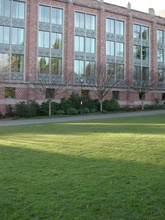
%> input picture data/campus_000.jpg, 165 x 220 px, shrunk from 480 x 640 before the run
$ octave --eval "result = detect_features_Harris(imread('../data/campus_000.jpg'));"   (GNU Octave 9; MATLAB toolbox functions it lacks are replaced by stand-ins)
%> lines starting %> are read from the running program, lines starting %| are printed output that depends on the picture; in (x1, y1, x2, y2) boxes, pixels count from 0 and x2, y2 are one past the last pixel; in counts of white or black regions, pixels touching at a corner belong together; the program's own positions count from 1
function [features, pyr, imp] = detect_features_Harris(img)
%%%Prewitt Operator Corner Detection.m
 %%%时间优化--相邻像素用取差的方法
 %%
Image = im2uint8(rgb2gray(img));
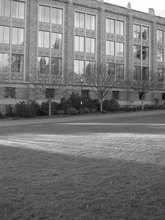
%> Image: size 220x165 uint8; min 2, max 255, mean 119.3


dx = [-1 0 1;-1 0 1;-1 0 1];  %dx：横向Prewitt差分模版
Ix2 = filter2(dx,Image).^2;
Iy2 = filter2(dx',Image).^2;
Ixy = filter2(dx,Image).*filter2(dx',Image);
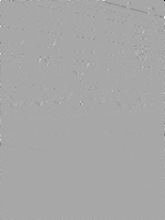
%> Ixy: size 220x165 double; min -258064, max 134379, mean -104.5; drawn with min black and max white

%生成 9*9高斯窗口。窗口越大，探测到的角点越少。
 h= fspecial('gaussian',9,2);
A = filter2(h,Ix2);       % 用高斯窗口差分Ix2得到A
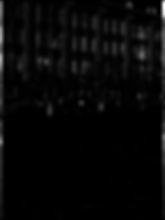
%> A: size 220x165 double; min 0, max 118330.3, mean 3636.4; drawn with min black and max white
B = filter2(h,Iy2);
C = filter2(h,Ixy);
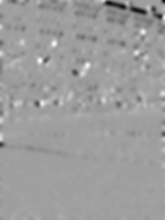
%> C: size 220x165 double; min -10756.8, max 6513.9, mean -103.1; drawn with min black and max white
nrow = size(Image,1);
%> nrow = 220
ncol = size(Image,2);
%> ncol = 165
Corner = zeros(nrow,ncol); %矩阵Corner用来保存候选角点位置,初值全零，值为1的点是角点
                            %真正的角点在137和138行由(row_ave,column_ave)得到
 %参数t:点(i,j)八邻域的“相似度”参数，只有中心点与邻域其他八个点的像素值之差在
 %（-t,+t）之间，才确认它们为相似点，相似点不在候选角点之列
 t=20;
 %我并没有全部检测图像每个点，而是除去了边界上boundary个像素，
 %因为我们感兴趣的角点并不出现在边界上
 boundary=8;
 for i=boundary:nrow-boundary+1
    for j=boundary:ncol-boundary+1
         nlike=0; %相似点个数
         if Image(i-1,j-1)>Image(i,j)-t && Image(i-1,j-1)<Image(i,j)+t
            nlike=nlike+1;
         end
         if Image(i-1,j)>Image(i,j)-t && Image(i-1,j)<Image(i,j)+t
            nlike=nlike+1;
         end
         if Image(i-1,j+1)>Image(i,j)-t && Image(i-1,j+1)<Image(i,j)+t
            nlike=nlike+1;
         end
        if Image(i,j-1)>Image(i,j)-t && Image(i,j-1)<Image(i,j)+t
            nlike=nlike+1;
         end
         if Image(i,j+1)>Image(i,j)-t && Image(i,j+1)<Image(i,j)+t
            nlike=nlike+1;
         end
         if Image(i+1,j-1)>Image(i,j)-t && Image(i+1,j-1)<Image(i,j)+t
            nlike=nlike+1;
         end
         if Image(i+1,j)>Image(i,j)-t && Image(i+1,j)<Image(i,j)+t
            nlike=nlike+1;
         end
         if Image(i+1,j+1)>Image(i,j)-t && Image(i+1,j+1)<Image(i,j)+t
            nlike=nlike+1;
         end
         if nlike>=2 && nlike<=6
             Corner(i,j)=1;%如果周围有0，1，7，8个相似与中心的（i,j）
                           %那(i,j)就不是角点，所以，直接忽略
         end;
     end;
 end;
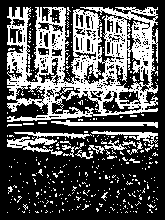
%> Corner: size 220x165 double; values 0 (black) and 1 (white), 33.6% white; 379 white regions (361 under 20 px), largest, box (x1, y1, x2, y2) and area: (7, 7, 158, 122) 9101, (7, 132, 92, 156) 642, (51, 120, 158, 128) 408
CRF = zeros(nrow,ncol);    % CRF用来保存角点响应函数值,初值全零
 CRFmax = 0;                % 图像中角点响应函数的最大值，作阈值之用
t=0.05;
% 计算CRF
 %工程上常用CRF(i,j) =det(M)/trace(M)计算CRF，那么此时应该将下面第105行的
 %比例系数t设置大一些，t=0.1对采集的这几幅图像来说是一个比较合理的经验值
 for i = boundary:nrow-boundary+1
for j = boundary:ncol-boundary+1
     if Corner(i,j)==1  %只关注候选点
         M = [A(i,j) C(i,j);
              C(i,j) B(i,j)];
         CRF(i,j) = det(M)-t*(trace(M))^2;
         if CRF(i,j) > CRFmax
            CRFmax = CRF(i,j);
        end;
    end
 end;
end;
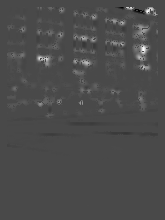
%> CRF: size 220x165 double; min -99249970.1, max 247364561.7, mean 3602906; drawn with min black and max white
%> after the loop, CRFmax = 247364561.7; M = [826.8 33.61; 33.61 776.9]
%CRFmax
 count = 0;       % 用来记录角点的个数
 t=0.01;
% 下面通过一个3*3的窗口来判断当前位置是否为角点
 for i = boundary:nrow-boundary+1
for j = boundary:ncol-boundary+1
         if Corner(i,j)==1  %只关注候选点的八邻域
             if CRF(i,j) > t*CRFmax && CRF(i,j) >CRF(i-1,j-1) ......
                && CRF(i,j) > CRF(i-1,j) && CRF(i,j) > CRF(i-1,j+1) ......
                && CRF(i,j) > CRF(i,j-1) && CRF(i,j) > CRF(i,j+1) ......
                && CRF(i,j) > CRF(i+1,j-1) && CRF(i,j) > CRF(i+1,j)......
                && CRF(i,j) > CRF(i+1,j+1)
            count=count+1;%这个是角点，count加1
             else % 如果当前位置（i,j）不是角点，则在Corner(i,j)中删除对该候选角点的记录
                 Corner(i,j) = 0;
            end;
         end;
end;
end;
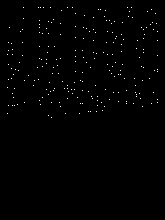
%> Corner: size 220x165 double; values 0 (black) and 1 (white), 0.62% white in thin lines or dots, all inside (x1, y1, x2, y2) = (7, 7, 158, 118)
%> after the loop, count = 226
% disp('角点个数');
 % disp(count)
% toc(t1)
keys = [];
 for i=boundary:nrow-boundary+1
for j=boundary:ncol-boundary+1
         column_ave=0;
         row_ave=0;
         k=0;
        if Corner(i,j)==1
             for x=i-3:i+3  %7*7邻域
                 for y=j-3:j+3
                     if Corner(x,y)==1
 % 用算数平均数作为角点坐标，如果改用几何平均数求点的平均坐标，对角点的提取意义不大
                         row_ave=row_ave+x;
                         column_ave=column_ave+y;
                         k=k+1;
                     end
                 end
             end
         end
         if k>0 %周围不止一个角点
             keys = [keys; column_ave/k,row_ave/k];
         end
 end;
end;
%> after the loop, keys = 226 rows, first 12: [24 8; 40 8; 41.33 8; 42.5 8; 51 8; 68 8; 73 8; 128 8; 132 8; 100 10; 100 10; 152 10]

pyr = [];
imp{1} = Image;
features = zeros(size(keys, 1), 9);
features(:, 8) = keys(:, 1);
features(:, 9) = keys(:, 2);
features(:, 1) = keys(:, 1);
features(:, 2) = keys(:, 2);
features(:, 3) = ones(size(keys, 1), 1);

end
